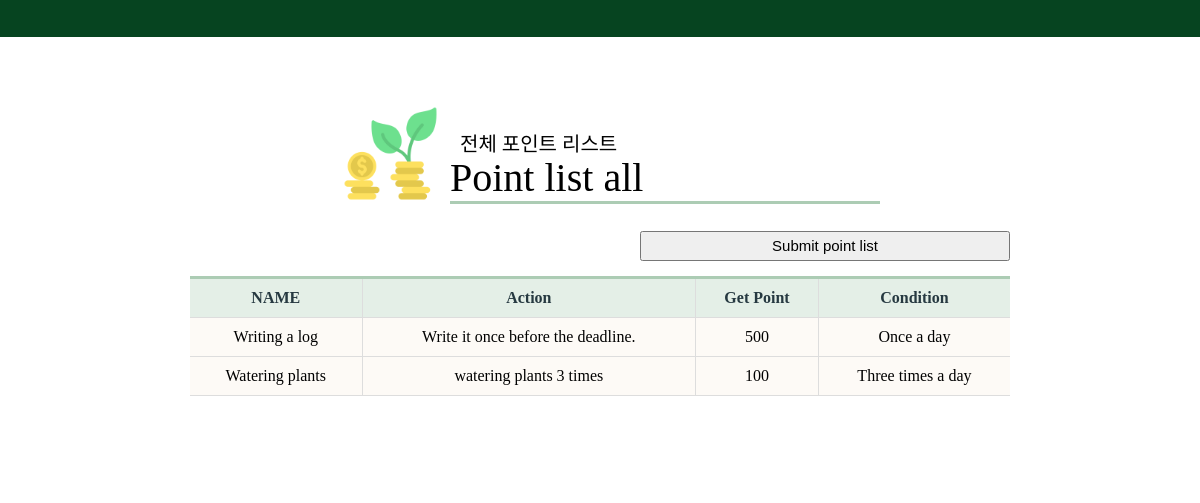
Page /point on the committed database.
### administrator/models.py (models this page shows, shortened)
class Point(models.Model):
    name = models.CharField(max_length=20, null=False) # 포인트 지급 이름?
    action = models.CharField(max_length=100) #포인트 행동조건
    payment = models.IntegerField( null=False ) # 지급 포인트
    number= models.CharField(max_length=100) #포인트 지급 횟수

### administrator/views.py (the view, shortened to what this page needs)
# urls.py: path('point', views.PointView.as_view(), name='point_list'),
class PointView(ListView):
    template_name = 'administrator/point/point_list.html'
    model = Point

### administrator/templates/administrator/point/point_list.html (shortened to what this page needs)
{% load static %}
<!DOCTYPE html>
<html>
<head>
    <link rel="stylesheet" href="{% static 'All.css' %}">
</head>
<body>
   <div class="design">
        <div id="student_list">
             <header>
            </header>
            <div id="head">
            <h3>전체 포인트 리스트</h3>
            <h1>Point list all</h1>
        </div>
        <div id="top">
            <img id="topImg" src="{%static 'main/growth.png' %}"/>
         </div>
    </div>
    <form action="" method="POST" enctype="multipart/form-data">
        <input id = "post_button" role="button" type="submit" name="submit" value="Submit point list"/><br/>
    </form>
   <table class="table">
        <thead>
             <tr>
                <th >NAME</th>
                <th >Action</th>
                <th >Get Point</th>
                <th >Condition</th>
            </tr>
            {% for object in object_list %}
            <tr>
                <td>{{ object.name }}</td>
                <td>{{ object.action }}</td>
                <td>{{ object.payment }}</td>
                <td>{{ object.number }}</td>
            </tr>
            {% endfor %}
            <tbody id="myTable"> </tbody>
        </thead>
    </table>
</body>
</html>

### administrator/static/All.css (style rules this page uses)
body { display: flex; justify-content: center; align-items: center; background: rgb(255, 255, 255); overflow:auto; }
header { position: fixed !important; width: 100%; justify-content: center; align-items: center; width:100%; height:50px; left:0px; top:-13px; background-color: rgb(6, 68, 32); position: relative; }
h1 { position:relative; font-size:40px; color: rgb(0, 0, 0); font-weight:500; top:70px; left:65px; margin-left: auto; margin-right: auto; width:430px; border-bottom:3px solid rgb(172, 204, 180); z-index:0; }
h3 { position:relative; font-size:20px; color: rgb(0, 0, 0); font-weight:500; top:100px; left:70px; margin-left: auto; margin-right: auto; width:420px; z-index:0; }
#top { position:relative }
#topImg { position:relative; display:block; margin:auto; width:95px; height:95px; left:-210px; top:-55px; border-bottom:2px; z-index:2; }
.table { position:relative; width:820px; height:200px; top:-10px; margin-left: auto; margin-right: auto; text-align:center; border-collapse: collapse; border-top: 3px solid rgb(172, 204, 180); }
.table th { color: rgb(38, 57, 65); background: rgb(228, 239, 231); text-align: center; }
.table th, .table td { padding: 10px; border: 1px solid #ddd; }
.table th:first-child, .table td:first-child { border-left: 0; }
.table th:last-child, .table td:last-child { border-right: 0; }
.table tr { background: rgb(253, 250, 246); }
.table tr td:first-child { text-align: center; }
#post_button { position:relative; top:-25px; left:450px; width:370px; height:30px; font-size:15px; }

### rows in the picture
Point: name "Writing a log", action "Write it once before the deadline.", payment "500", number "Once a day"
Point: name "Watering plants", action "watering plants 3 times", payment "100", number "Three times a day"
